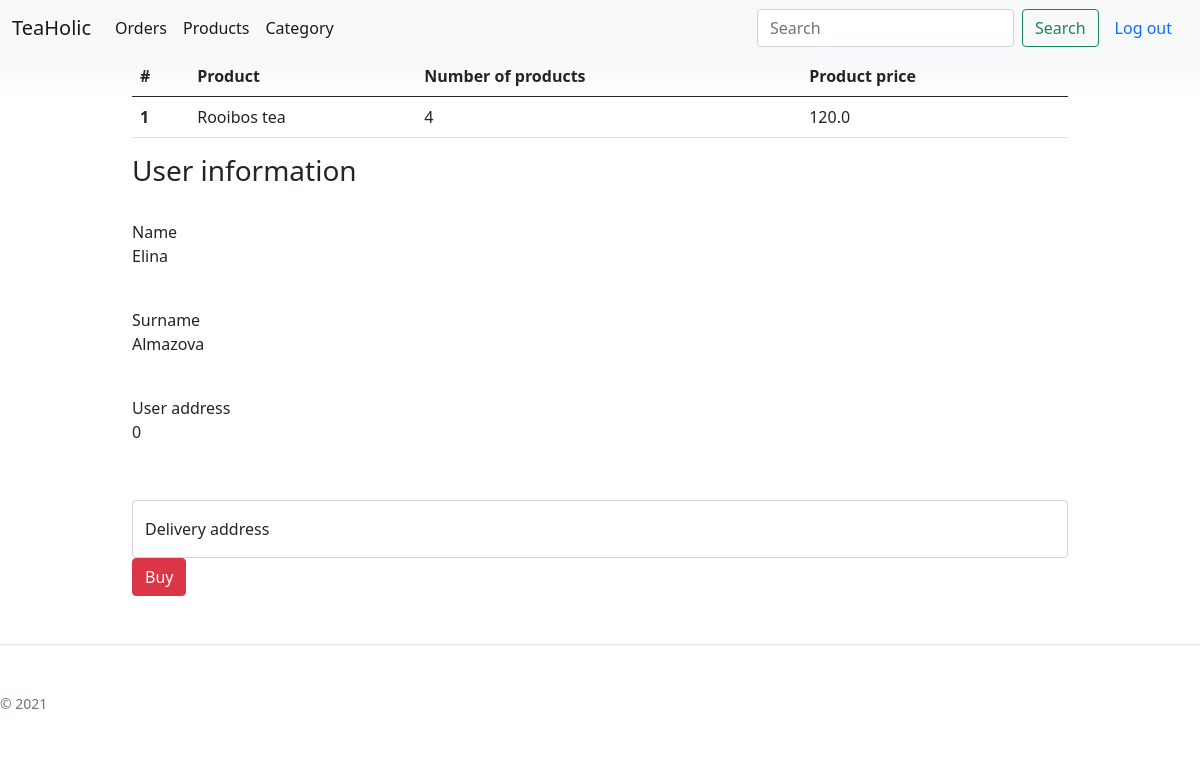
The page /buy (signed in) on the database its author committed.
### bboard/models.py (models this page shows, shortened)
class OrderLine(models.Model):
    id_cart = models.ForeignKey(Cart, on_delete=models.CASCADE, blank=True, null=True)
    product =models.ForeignKey(Product, on_delete=models.CASCADE)
    number_of_products = models.IntegerField()
    product_price = models.FloatField()
    id_order = models.ForeignKey(Order, on_delete=models.CASCADE, blank=True, null=True)

class Product(models.Model):
    name = models.CharField(max_length=255)
    description = models.TextField(max_length=500)
    amount = models.IntegerField()
    price = models.FloatField()
    thumbnail = models.ImageField()
    id_category = models.ForeignKey(Category, on_delete=models.CASCADE)
    id_product_type = models.ForeignKey(ProductType, on_delete=models.CASCADE)
    id_author = models.ForeignKey(Author, on_delete=models.CASCADE)

class UserProfile(models.Model):
    user = models.OneToOneField(User, on_delete=models.CASCADE)
    surname = models.CharField(max_length=50)
    name = models.CharField(max_length=50)
    email = models.CharField(max_length=50)
    id_type_user_profile = models.ForeignKey(TypeUserProfile, on_delete=models.CASCADE)
    country = models.CharField(max_length=50)
    city = models.CharField(max_length=50)
    street = models.CharField(max_length=50)
    zip_code = models.IntegerField()
    class Meta:
        db_table = "customer"

### bboard/views.py (the view, shortened to what this page needs)
# urls.py: path('buy', views.BuyView.as_view(), name = 'buy'),
class BuyView(View):
    def get(self, request):
        user = get_userprofile(request)
        cart = Cart.objects.get(id_customer=user)
        order_lines = OrderLine.objects.filter(id_cart=cart)
        return render(request, 'bboard/basis/buy.html', {'user': user, 'order_lines': order_lines})

### bboard/services/services.py (called while the page is built)
def get_userprofile(request):
    if request.user.is_authenticated:
        user = request.user
        user_profile = UserProfile.objects.get(user=user)
        return user_profile
    else:
        return None

### bboard/templates/bboard/basis/buy.html (shortened to what this page needs)
{% extends "bboard/basis/base.html" %}
{% block content %}
<div class="container">
    <table class="table">
        <thead>
        <tr>
            <th scope="col">#</th>
            <th scope="col">Product</th>
            <th scope="col">Number of products</th>
            <th scope="col">Product price</th>
        </tr>
        </thead>
        <tbody>
{% for line in order_lines  %}
        <tr>
            <th scope="row">{{ forloop.counter }}
</th>
            <td >{{ line.product.name}}</td>
            <td >{{ line.number_of_products}}</td>
            <td >{{ line.product_price}}</td>
        </tr>
{% endfor %}
        </tbody>
    </table>
    <h3>User information</h3>
          <br>
          <label class="font-weight-bold">Name</label>
          <br>
          <p class="text-justify">{{ user.name }}</p>
               <br>
    <label class="font-weight-bold">Surname</label>
          <br>
          <p class="text-justify">{{ user.surname }}</p>
               <br>
    <label class="font-weight-bold">User address</label>
          <br>
          <p class="text-justify">{{ user.country }} {{ user.zip_code }} {{ user.city }} {{ user.street }}</p>
               <br>
    <form action="{% url 'buy'%}" method="POST" >
 <div class="form-floating">
      <input type="text" required class="form-control mt-3" id="floatingInput" placeholder="Delivery address" name = "delivery_address">
      <label for="floatingInput">Delivery address</label>
    </div>
 <button class="btn btn-danger" type="submit">Buy</button>
  </form>
</div>
{% endblock %}

### bboard/static/bboard/css/pricing.css (style rules this page uses)
body { background-image: linear-gradient(180deg, #eee, #fff 100px, #fff); }
.container { max-width: 960px; }

### rows shown on the page
OrderLine: product.name "Rooibos tea", number_of_products "4", product_price "120.0"
UserProfile: name "Elina", surname "Almazova", zip_code "0"
